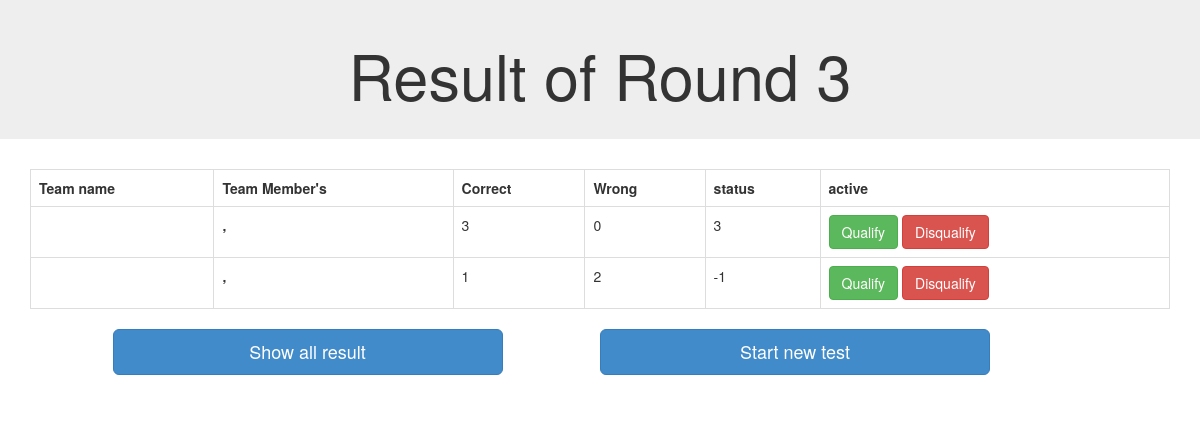
Screenshot of /pages/round3_result_display.php with the database file from the repository.
### tables this page shows
CREATE TABLE IF NOT EXISTS `round3_result` (
  `team_id` int(6) unsigned NOT NULL,
  `team_name` varchar(30) NOT NULL,
  `correct` int(11) DEFAULT '0',
  `wrong` int(11) DEFAULT '0',
  `status` int(11) DEFAULT '0',
  `active` tinyint(1) DEFAULT '1'
);

CREATE TABLE IF NOT EXISTS `team` (
  `team_id` int(6) unsigned NOT NULL,
  `team_name` varchar(30) NOT NULL,
  `member` text NOT NULL,
  `active` tinyint(1) DEFAULT '1'
);

### pages/round3_result_display.php (the view, shortened to what this page needs)
<!DOCTYPE html>
<html lang='en'>
    <head>
        <link rel="stylesheet" href="../css/bootstrap.min.css">
        <link rel="stylesheet" href="../font-awesome/css/font-awesome.min.css">
        <link rel="stylesheet" href="../css/main.css">
    </head>
    <body>
        <div class="jumbotron" style="padding: 20px;">
            <div class="container">
            <center>
                <h1>Result of Round 3</h1>
            </center>
            </div>
        </div>
        <div class="container">
            <table class="table table-bordered table-hover">
                <tr>
                    <th class="">Team name</th>
                    <th class="">Team Member's</th>
                    <th class="">Correct</th>
                    <th class="">Wrong</th>
                    <th class="">status</th>
                    <th class="">active</th>
                </tr>
                <tr>
                    <?php
                        $servername = "localhost";
                        $username = "";
                        $password = "";
                        $dbname = "logo_quiz";
                        $conn = new mysqli($servername, $username, $password, $dbname);
                        $sql = "SELECT * FROM round3_result r LEFT JOIN team t ON r.team_id = t.team_id ORDER BY status DESC, wrong ASC";
                        $result = $conn->query($sql);
                            if ($result->num_rows > 0) {
                                while($row = $result->fetch_assoc()):?>
                                    <?php $ui = $row['team_id']; ?>
                                    <tr class="row<?php echo $ui;?>" >
                                        <th class=""><?php echo $row["team_name"];?></th>
                                        <th class=""><?php echo $row["member"];?></th>
                                        <td class=""><?php echo $row["correct"];?></td>
                                        <td class=""><?php echo $row["wrong"];?></td>
                                        <td class=""><?php echo $row["status"];?></td>
                                        <td class="">
                                            <button type="button" class="btn btn-success" value="<?php echo $row["team_id"];?>">Qualify</button>
                                            <button type="button" class="btn btn-danger" value="<?php echo $row["team_id"];?>">Disqualify</button>
                                        </td>
                                    </tr>
                                <?php endwhile;
                            }else{
                                echo "error: in faching data";
                            }
                    ?>
            </table>
            <div class="row">
            <a href="result123.php" ><button type="button" class="btn btn-primary btn-lg col-md-4 col-md-offset-1">Show all result</button></a>
            <a href="../index.php" ><button type="button" class="btn btn-primary btn-lg col-md-4 col-md-offset-1">Start new test</button></a>
            </div>
            <br><br>
        </div>
    </body>
</html>

### css/main.css (style rules this page uses)
body { margin: 0px; padding: 0px; height: 100%; //background: url('../images/washi.png') top left repeat; //background-position: center; //background-origin: content-box; //background-repeat: repeat; //background-size: contain; //background-color: #f00; }

### rows the page displays
round3_result: team.member ",", correct "3", wrong "0", status "3"
round3_result: team.member ",", correct "1", wrong "2", status "-1"
